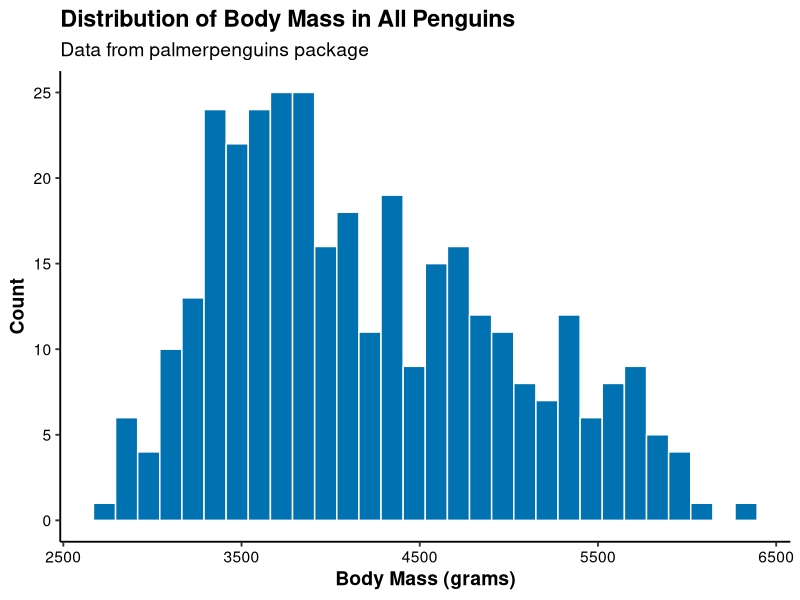
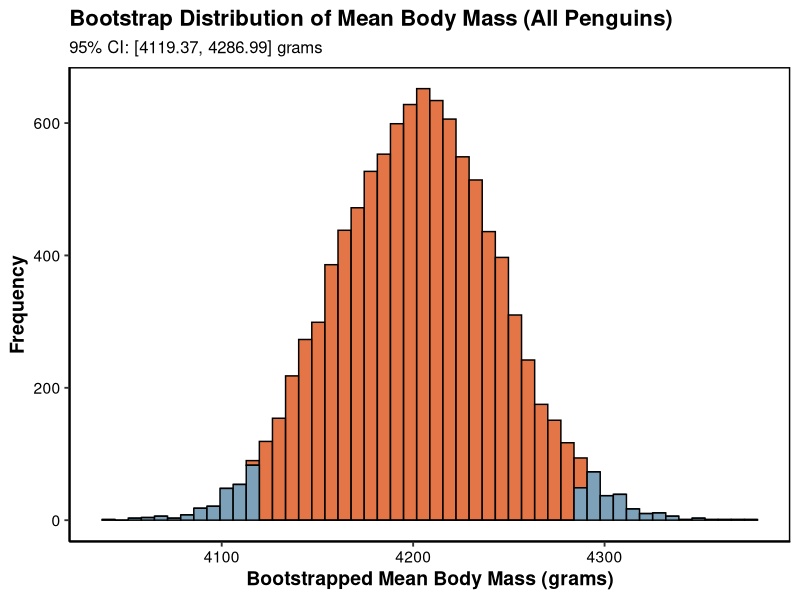
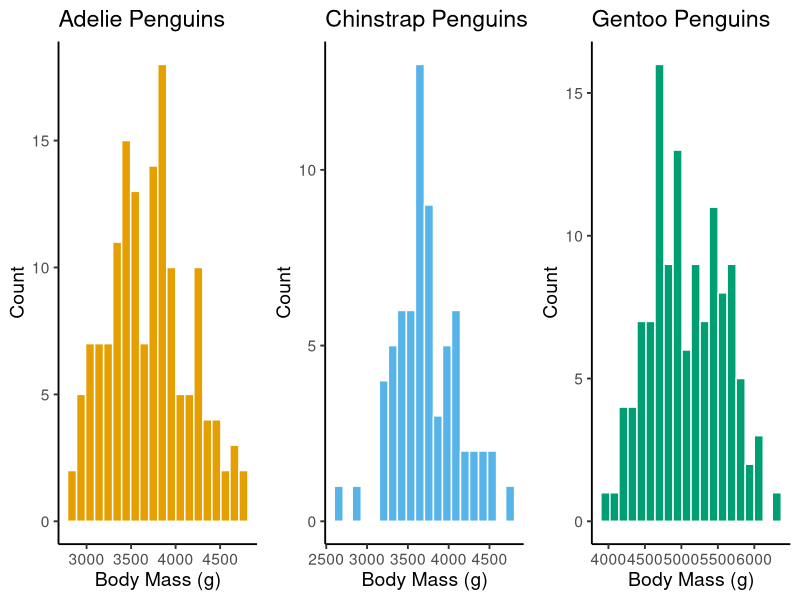

Write R code to recreate these figures, in order.
#Install these packages
install.packages(c("palmerpenguins", "ggplot2", "dplyr", "ggpubr"))

# Load required libraries
library(palmerpenguins)
library(dplyr)
library(ggplot2)
library(ggpubr)

##### Histogram of body mass for all penguins #### 
# Clean data: filter non-missing body masses
penguins_clean <- penguins |>
  filter(!is.na(body_mass_g)) 

# Plot original distribution of body mass for all penguins
ggplot(penguins_clean, aes(x = body_mass_g)) +
  geom_histogram(fill = "#0072B2", color = "white", bins = 30) +
  labs(
    title = "Distribution of Body Mass in All Penguins",
    subtitle = "Data from palmerpenguins package",
    x = "Body Mass (grams)",
    y = "Count"
  ) +
  theme_classic(base_size = 14) +
  theme(
    plot.title = element_text(face = "bold"),
    axis.text = element_text(color = "black"),
    axis.title = element_text(color = "black", face = "bold")
  )

#### Bootstrapped Mean CI for All Penguins #####

bootstrap_penguin_mean <- function(data = penguins_clean$body_mass_g, 
                                   R = 10000, 
                                   alpha = 0.05) {
 set.seed(123)
  
  bootstrap_means <- numeric(R)  # Preallocate vector to store results
  
  for (i in 1:R) {
    sample_i <- sample(data, size = length(data), replace = TRUE)  # Resample with replacement
    bootstrap_means[i] <- mean(sample_i)  # Store the sample mean
  }
  
  # Compute confidence interval
  ci_bounds <- quantile(bootstrap_means, probs = c(alpha / 2, 1 - alpha / 2))
  
  # Prepare data for plotting
  boot_df <- data.frame(mean_body_mass = bootstrap_means)
  boot_df$ci_region <- case_when(
    boot_df$mean_body_mass < ci_bounds[1] ~ "Outside CI",
    boot_df$mean_body_mass > ci_bounds[2] ~ "Outside CI",
    TRUE ~ "Inside CI"
  )
  
  # Plot bootstrap histogram
  ggplot(boot_df, aes(x = mean_body_mass, fill = ci_region)) +
    geom_histogram(bins = 50, color = "black", alpha = 0.8) +
    scale_fill_manual(values = c(
      "Inside CI" = "#dc5318",
      "Outside CI" = "#5c89a6"
    )) +
    labs(
      title = "Bootstrap Distribution of Mean Body Mass (All Penguins)",
      subtitle = paste0((1 - alpha) * 100, "% CI: [", 
                        round(ci_bounds[1], 2), ", ", round(ci_bounds[2], 2), "] grams"),
      x = "Bootstrapped Mean Body Mass (grams)",
      y = "Frequency"
    ) +
    theme_classic(base_size = 14) +
    theme(
      panel.border = element_rect(color = "black", fill = NA, linewidth = 1),
      axis.text = element_text(color = "black"),
      axis.title = element_text(color = "black", face = "bold"),
      plot.title = element_text(color = "black", face = "bold", size = 16),
      plot.subtitle = element_text(color = "black", size = 12),
      legend.position = "none"
    )
}

# Run it!
bootstrap_penguin_mean(alpha = 0.05)  # 95% CI

#Compare to parametric test! 
t.test(penguins$body_mass_g)

##### Types of Penguins Weight #####

# Clean the data
penguins_clean <- penguins |>
  filter(!is.na(body_mass_g), !is.na(species))

# Create individual histograms
p_adelie <- ggplot(filter(penguins_clean, species == "Adelie"), aes(x = body_mass_g)) +
  geom_histogram(bins = 20, fill = "#E69F00", color = "white") +
  labs(title = "Adelie Penguins", x = "Body Mass (g)", y = "Count") +
  theme_classic(base_size = 14)

p_chinstrap <- ggplot(filter(penguins_clean, species == "Chinstrap"), aes(x = body_mass_g)) +
  geom_histogram(bins = 20, fill = "#56B4E9", color = "white") +
  labs(title = "Chinstrap Penguins", x = "Body Mass (g)", y = "Count") +
  theme_classic(base_size = 14)

p_gentoo <- ggplot(filter(penguins_clean, species == "Gentoo"), aes(x = body_mass_g)) +
  geom_histogram(bins = 20, fill = "#009E73", color = "white") +
  labs(title = "Gentoo Penguins", x = "Body Mass (g)", y = "Count") +
  theme_classic(base_size = 14)

ggarrange(
  p_adelie, p_chinstrap, p_gentoo,
  ncol = 3, nrow = 1,
  common.legend = FALSE
)
